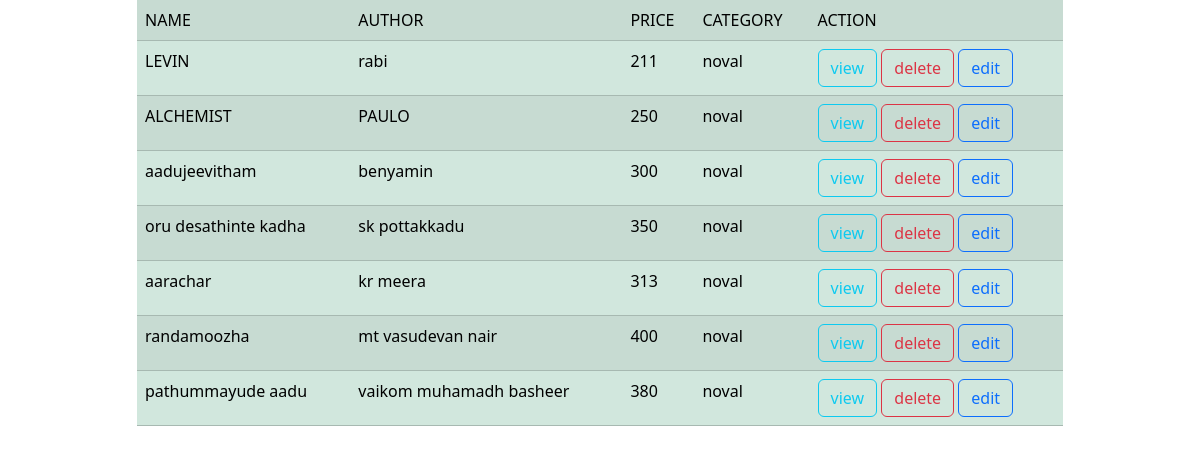
/book/list, run on the app's committed database.
### task/models.py (models this page shows, shortened)
class Books(models.Model):
    name=models.CharField(max_length=200,unique=True)
    author=models.CharField(max_length=200)
    price=models.IntegerField()
    category=models.CharField(max_length=200)

### task/views.py (the view)
# urls.py: path("book/list",BookListView.as_view(),name="book-list"),
class BookListView(View):
    def get(self,request,*args,**kwargs):
        qs=Books.objects.all()
        return render(request,"book_list.html",{"books":qs})

### task/templates/book_list.html (shortened to what this page needs)
<!DOCTYPE html>
<html lang="en">
<head>
    <link href="https://cdn.jsdelivr.net/npm/bootstrap@5.3.2/dist/css/bootstrap.min.css" rel="stylesheet">
</head>
<body>
    <div class="container">
        <div class="row">
            <div class="col-1"></div>
            <div class="col-10">
                <table class="table table-success table-striped">
                    <tr>
                        <td>NAME</td>
                        <td>AUTHOR</td>
                        <td>PRICE</td>
                        <td>CATEGORY</td>
                        <td>ACTION</td>
                    </tr>
                    {%for book in books%}
                    <tr>
                        <td>{{book.name}}</td>
                        <td>{{book.author}}</td>
                        <td>{{book.price}}</td>
                        <td>{{book.category}}</td>
                        <td>
                            <a href="{%url 'book-detail' book.id%}"class="btn btn-outline-info">view</a>
                            <a href="{%url 'book-remove' book.id%}"class="btn btn-outline-danger">delete</a>
                            <a href=""class="btn btn-outline-primary">edit</a>
                        </td>
                    </tr>
                    {%endfor%}
                </table>
            </div>
            <div class="col-1"></div>
        </div>
    </div>
</body>
</html>

### data on the page
Books: name "LEVIN", author "rabi", price "211", category "noval"
Books: name "ALCHEMIST", author "PAULO", price "250", category "noval"
Books: name "aadujeevitham", author "benyamin", price "300", category "noval"
Books: name "oru desathinte kadha", author "sk pottakkadu", price "350", category "noval"
Books: name "aarachar", author "kr meera", price "313", category "noval"
Books: name "randamoozha", author "mt vasudevan nair", price "400", category "noval"
Books: name "pathummayude aadu", author "vaikom muhamadh basheer", price "380", category "noval"
